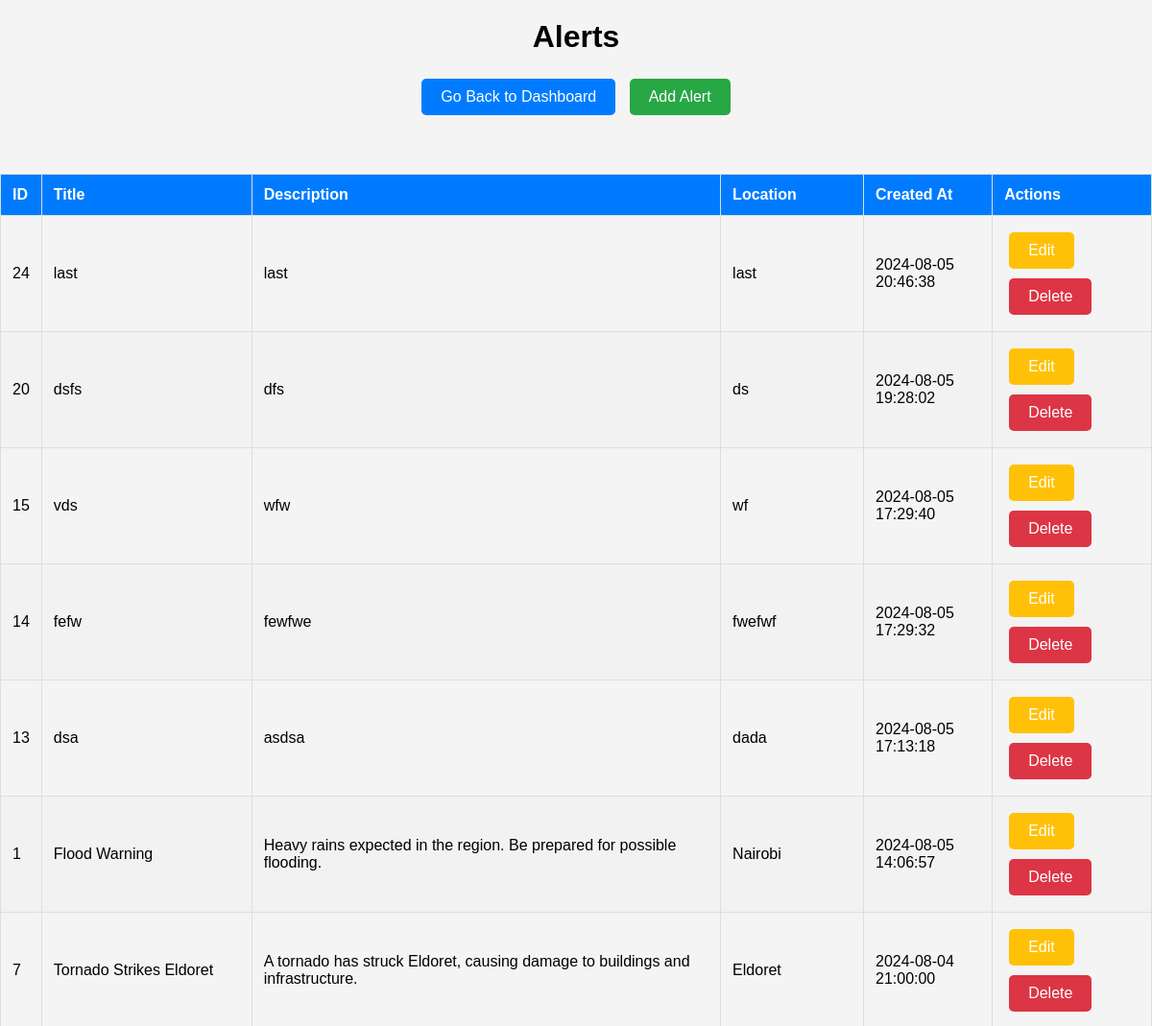
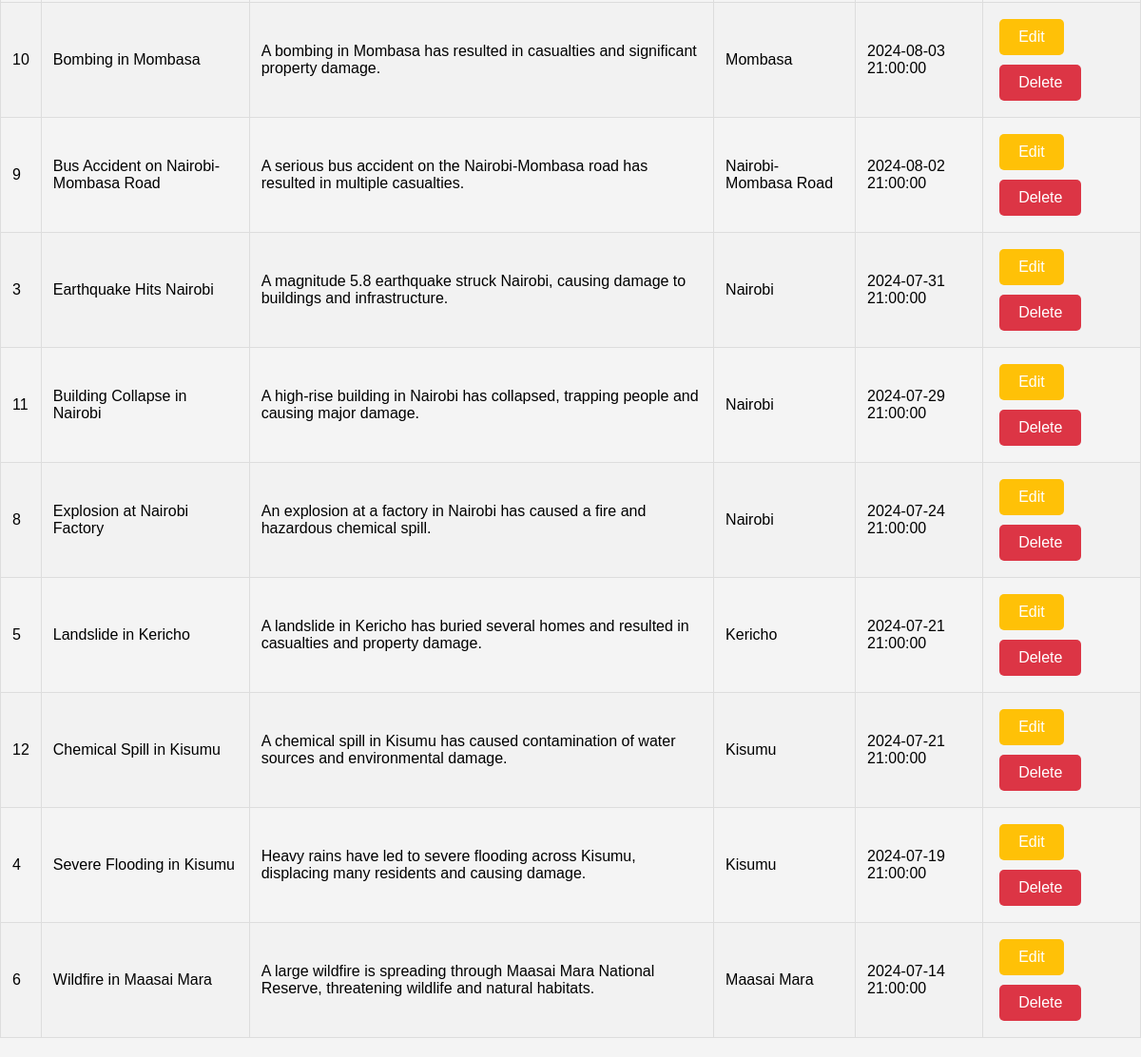
The app's page /view_alerts.php with its own data (2 pictures, top to bottom).
### tables this page shows
CREATE TABLE `alerts` (
  `id` int(11) NOT NULL,
  `title` varchar(255) NOT NULL,
  `description` text NOT NULL,
  `location` varchar(255) DEFAULT NULL,
  `created_at` timestamp NOT NULL DEFAULT current_timestamp(),
  `user_id` int(11) DEFAULT 0
);

### view_alerts.php (the view, shortened to what this page needs)
<?php
include 'config.php';
$stmt = $conn->prepare("SELECT id, title, description, location, created_at FROM alerts ORDER BY created_at DESC");
$stmt->execute();
$result = $stmt->get_result();
?>
<!DOCTYPE html>
<html lang="en">
<head>
</head>
<body>
    <h1>Alerts</h1>
    <div style="text-align: center;">
        <a href="adm_dash.php" class="button dashboard">Go Back to Dashboard</a>
        <a href="add_alert.php" class="button add-alert">Add Alert</a>
    </div>
    <br><br>
    <table>
        <thead>
            <tr>
                <th>ID</th>
                <th>Title</th>
                <th>Description</th>
                <th>Location</th>
                <th>Created At</th>
                <th>Actions</th>
            </tr>
        </thead>
        <tbody>
            <?php while ($row = $result->fetch_assoc()): ?>
            <tr>
                <td><?php echo htmlspecialchars($row['id']); ?></td>
                <td><?php echo htmlspecialchars($row['title']); ?></td>
                <td><?php echo htmlspecialchars($row['description']); ?></td>
                <td><?php echo htmlspecialchars($row['location']); ?></td>
                <td><?php echo htmlspecialchars($row['created_at']); ?></td>
                <td>
                    <a href="edit_alerts.php?id=<?php echo $row['id']; ?>" class="button edit">Edit</a>
                    <a href="delete_alert.php?delete=<?php echo $row['id']; ?>" class="button delete" onclick="return confirm('Are you sure you want to delete this alert?')">Delete</a>
                </td>
            </tr>
            <?php endwhile; ?>
        </tbody>
    </table>
</body>
</html>

### view_alerts.php (style rules this page uses)
body { font-family: Arial, sans-serif; margin: 0; padding: 0; background-color: #f4f4f4; }
h1 { text-align: center; margin: 20px 0; }
.button { display: inline-block; padding: 10px 20px; margin: 5px; border: none; border-radius: 5px; color: white; text-align: center; cursor: pointer; text-decoration: none; font-size: 16px; }
.button.dashboard { background-color: #007bff; }
.button.add-alert { background-color: #28a745; }
.button.edit { background-color: #ffc107; }
.button.delete { background-color: #dc3545; }
table { width: 100%; border-collapse: collapse; margin: 20px auto; max-width: 1200px; }
table, th, td { border: 1px solid #ddd; }
th, td { padding: 12px; text-align: left; }
th { background-color: #007bff; color: white; }
tr:nth-child(even) { background-color: #f2f2f2; }
td a { text-decoration: none; color: white; padding: 8px 15px; border-radius: 5px; }
td a.edit { background-color: #ffc107; }
td a.delete { background-color: #dc3545; }

### records on screen
alerts: id "24", title "last", description "last", location "last", created_at "2024-08-05 20:46:38"
alerts: id "20", title "dsfs", description "dfs", location "ds", created_at "2024-08-05 19:28:02"
alerts: id "15", title "vds", description "wfw", location "wf", created_at "2024-08-05 17:29:40"
alerts: id "14", title "fefw", description "fewfwe", location "fwefwf", created_at "2024-08-05 17:29:32"
alerts: id "13", title "dsa", description "asdsa", location "dada", created_at "2024-08-05 17:13:18"
alerts: id "1", title "Flood Warning", description "Heavy rains expected in the region. Be prepared for possible flooding.", location "Nairobi", created_at "2024-08-05 14:06:57"
alerts: id "7", title "Tornado Strikes Eldoret", description "A tornado has struck Eldoret, causing damage to buildings and infrastructure.", location "Eldoret", created_at "2024-08-04 21:00:00"
alerts: id "10", title "Bombing in Mombasa", description "A bombing in Mombasa has resulted in casualties and significant property damage.", location "Mombasa", created_at "2024-08-03 21:00:00"
alerts: id "9", title "Bus Accident on Nairobi-Mombasa Road", description "A serious bus accident on the Nairobi-Mombasa road has resulted in multiple casualties.", location "Nairobi-Mombasa Road", created_at "2024-08-02 21:00:00"
alerts: id "3", title "Earthquake Hits Nairobi", description "A magnitude 5.8 earthquake struck Nairobi, causing damage to buildings and infrastructure.", location "Nairobi", created_at "2024-07-31 21:00:00"
alerts: id "11", title "Building Collapse in Nairobi", description "A high-rise building in Nairobi has collapsed, trapping people and causing major damage.", location "Nairobi", created_at "2024-07-29 21:00:00"
alerts: id "8", title "Explosion at Nairobi Factory", description "An explosion at a factory in Nairobi has caused a fire and hazardous chemical spill.", location "Nairobi", created_at "2024-07-24 21:00:00"
alerts: id "5", title "Landslide in Kericho", description "A landslide in Kericho has buried several homes and resulted in casualties and property damage.", location "Kericho", created_at "2024-07-21 21:00:00"
alerts: id "12", title "Chemical Spill in Kisumu", description "A chemical spill in Kisumu has caused contamination of water sources and environmental damage.", location "Kisumu", created_at "2024-07-21 21:00:00"
alerts: id "4", title "Severe Flooding in Kisumu", description "Heavy rains have led to severe flooding across Kisumu, displacing many residents and causing damage.", location "Kisumu", created_at "2024-07-19 21:00:00"
alerts: id "6", title "Wildfire in Maasai Mara", description "A large wildfire is spreading through Maasai Mara National Reserve, threatening wildlife and natural habitats.", location "Maasai Mara", created_at "2024-07-14 21:00:00"
